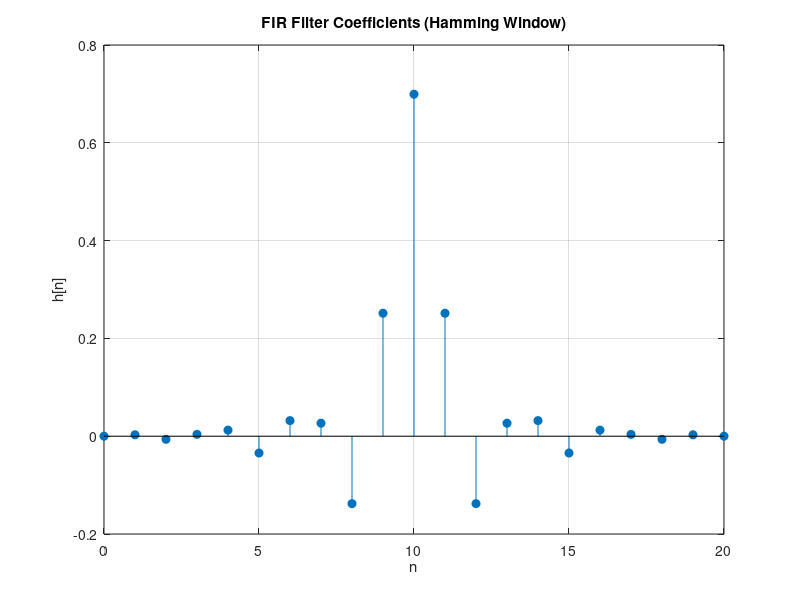
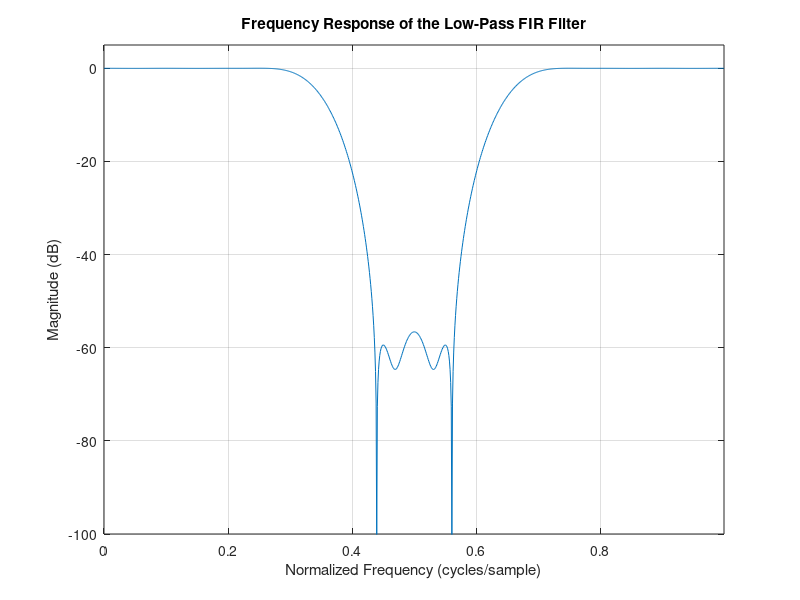

Write the MATLAB code that produced these figures, in order.
% MATLAB code to design a low-pass FIR filter using the Hamming window

% Parameters
Fs = 1; % Sampling frequency (normalized to 1)
Fc = 0.35; % Cutoff frequency (normalized to 1, corresponds to 0.35 * pi)
N = 21; % Filter order (must be odd for symmetric FIR filter)

% Calculate the ideal low-pass filter coefficients (sinc function)
n = 0:N-1; % Sample indices
wc = 2 * pi * Fc; % Cutoff frequency in radians
h_ideal = (sin(wc * (n - (N-1)/2))) ./ (pi * (n - (N-1)/2)); % Sinc function
h_ideal((N-1)/2 + 1) = wc / pi; % Handle the zero division at the center

% Apply the Hamming window
h_hamming = h_ideal .* hamming(N)';

% Normalize the filter coefficients
h_hamming = h_hamming / sum(h_hamming);

% Frequency response
[H, f] = freqz(h_hamming, 1, 1024, 'whole'); % Frequency response
f = f / (2 * pi); % Normalize frequency to cycles/sample

% Plot the filter coefficients
figure;
stem(0:N-1, h_hamming, 'filled');
title('FIR Filter Coefficients (Hamming Window)');
xlabel('n');
ylabel('h[n]');
grid on;

% Plot the frequency response
figure;
plot(f, 20*log10(abs(H)));
title('Frequency Response of the Low-Pass FIR Filter');
xlabel('Normalized Frequency (cycles/sample)');
ylabel('Magnitude (dB)');
grid on;
axis tight;
ylim([-100 5]); % Set y-axis limits for better visibility
